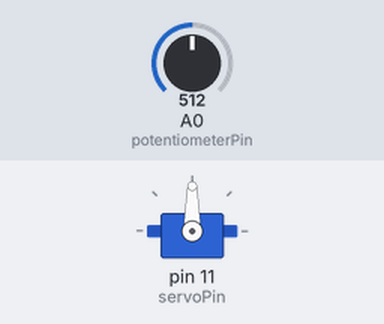
Simulated run of this sketch. Board: Arduino Uno, built with avr-gcc and run on an emulated ATmega328P. On the bench: servo. Inputs (shaded band) come from the test bench; at power-on: A0 (potentiometerPin) = 512.

Above: at 1.2 s.
1.3 s: A0 (potentiometerPin) set to 716
At 1.9 s:
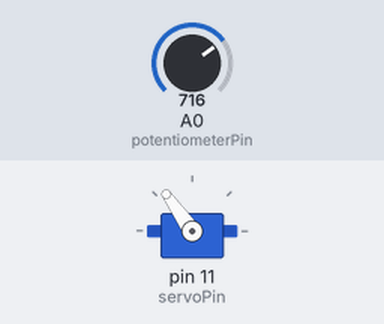
2.8 s: A0 (potentiometerPin) set to 900
At 4.0 s:
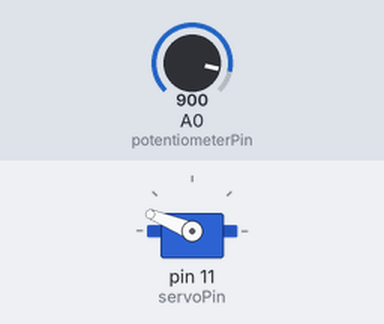
4.3 s: A0 (potentiometerPin) set to 1023
At 5.2 s:
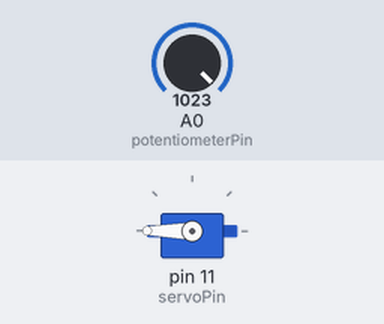
5.8 s: A0 (potentiometerPin) set to 306
At 6.5 s:
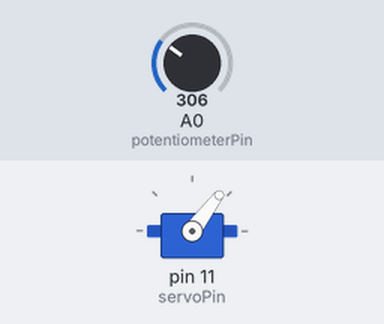
7.3 s: A0 (potentiometerPin) set to 122
At 8.6 s:
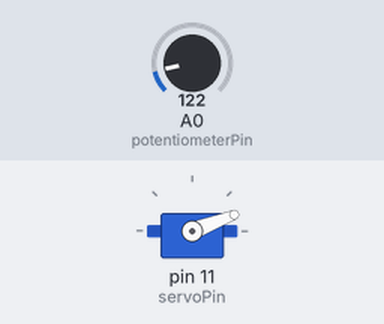
Timing chart, 0 to 9.8 s (numbered marks = the images above; inputs shaded):
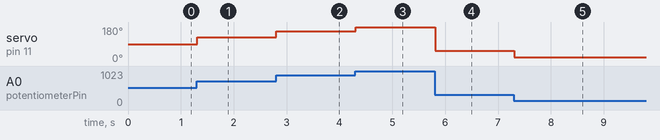

Measured:
- after the input at 1.3 s, servo on pin 11 (servoPin): 90° → 125° at once
- after the input at 2.8 s, servo on pin 11 (servoPin): 125° → 158° at once
- after the input at 4.3 s, servo on pin 11 (servoPin): 158° → 180° at once
- after the input at 5.8 s, servo on pin 11 (servoPin): 180° → 53° at once
- after the input at 7.3 s, servo on pin 11 (servoPin): 53° → 21° at once

The sketch:

servo.ino
```cpp
#include <Servo.h>

Servo servoMotor;
int servoPin = 11;        // Pin yang digunakan untuk servo motor
int potentiometerPin = A0; // Pin yang digunakan untuk potensiometer

int potValue;
int servoPos;

void setup() {
  servoMotor.attach(servoPin);
}

void loop() {
  // Baca nilai dari potensiometer (0-1023)
  potValue = analogRead(potentiometerPin);

  // Map nilai potensiometer ke rentang sudut servo (0-180)
  servoPos = map(potValue, 0, 1023, 0, 180);

  // Putar servo sesuai dengan posisi potensiometer
  servoMotor.write(servoPos);

  delay(10); // Delay kecil untuk menghindari getaran
}
```
